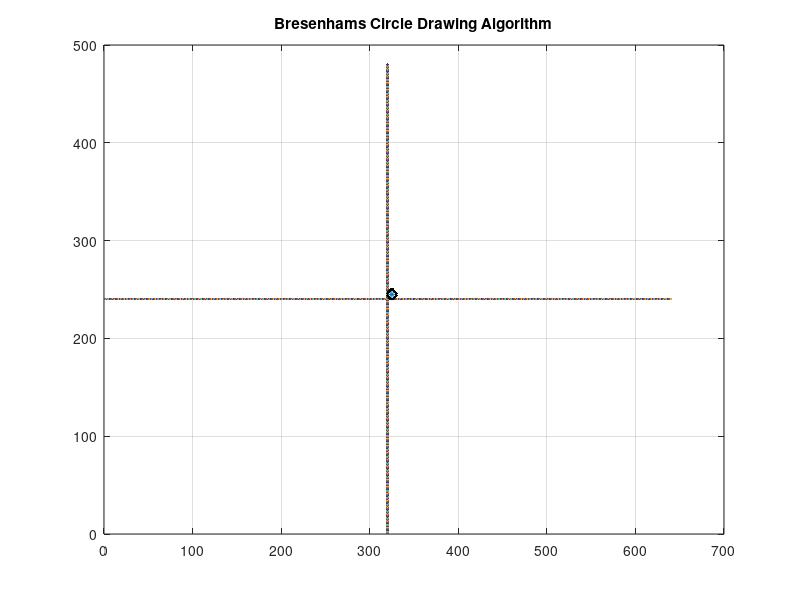

This chart was generated by the following MATLAB code:
% 04-Draw a circle using Breshenham's circle drawing algorithm.

xmax=640;
ymax=480;
xc=input('Enter the center x coordinate: ');
yc=input('Enter the center y coordinate: ');
r=input('Enter radious r of this circle: ');
for i=1:640
    x=i;
    y=ymax/2;
    plot(x,y);
hold on;
end
for i=1:480
    y=i;
    x=xmax/2;
    plot(x,y);
hold on;
end

plot(320+xc,240+yc,'*');

%assgin the x and y value
x=0;
y=r;

%decisions parameter
p=3-2*r;
title('Bresenhams Circle Drawing Algorithm');

while(x<=y)
    x=x+1;
    if(p<0)
        p=p+4*x+6;
    else
        %p>=0
        y=y-1;
        p=p+4*(x-y)+10;
    end

plot(320+xc+x,240+yc+y,"k.");
plot(320+xc+y,240+yc+x,"k.")
plot(320+xc-x,240+yc+y,"k.");
plot(320+xc-y,240+yc+x,"k.");
plot(320+xc-x,240+yc-y,"k.");
plot(320+xc-y,240+yc-x,"k.");
plot(320+xc+y,240+yc-x,"k.");
plot(320+xc+x,240+yc-y,"k.");

 fprintf("x=%d y=%d\n",x,y);
  hold on,grid on;
end





